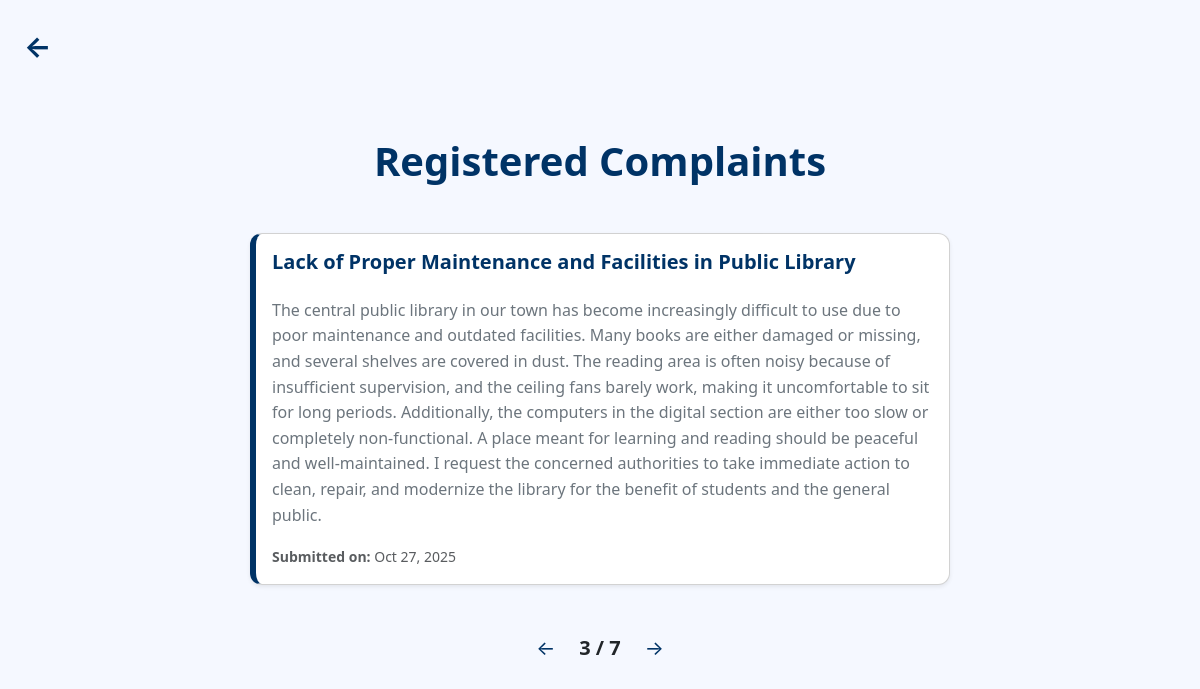
/complaints_list/?page=3 (signed in), run on an earlier commit of the app's database.
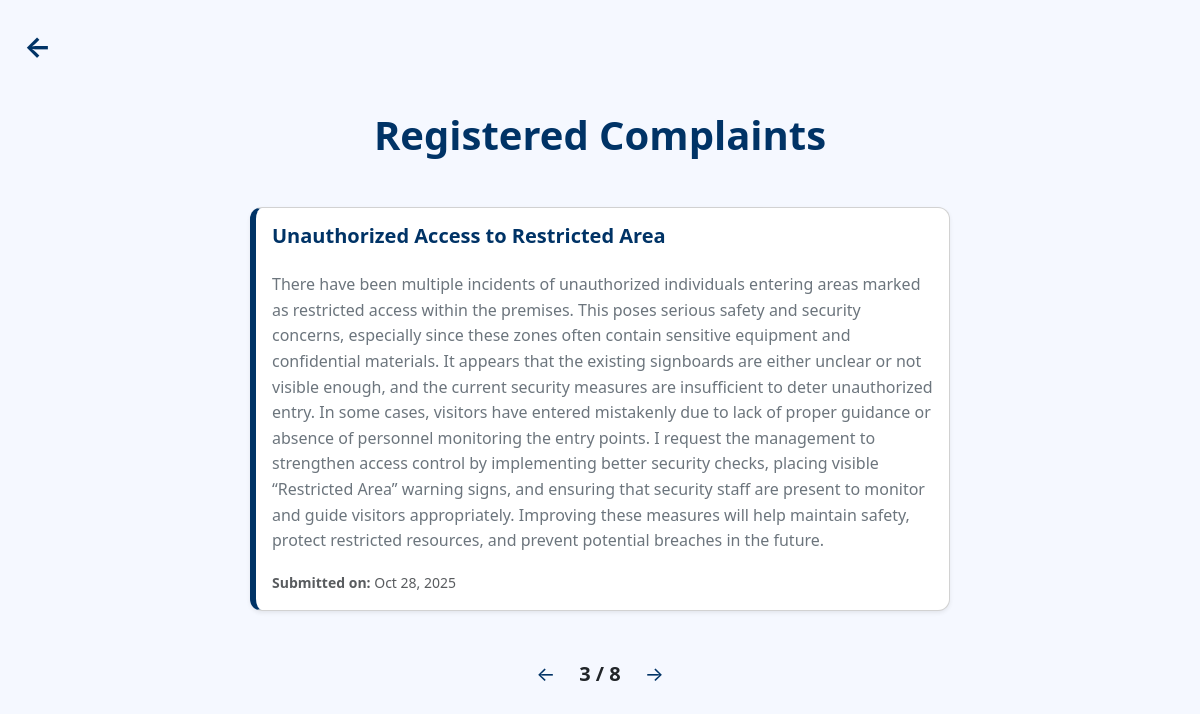
And on a later commit of the database.
### complaint_manager_app/models.py (models this page shows, shortened)
class Complaint(models.Model):
    STATUS_CHOICES = [
        ('pending','Pending'),
        ('in_progress','In progress'),
        ('resolved','Resolved'),
    ]
    user = models.ForeignKey(User, on_delete=models.CASCADE, null=True, blank=True)
    name = models.CharField(max_length=100)
    email = models.EmailField(max_length=100)
    subject = models.CharField(max_length=100)
    description = models.TextField()
    created_at = models.DateField(auto_now_add=True)
    updated_at = models.DateField(auto_now=True)
    status= models.CharField(max_length=20, choices=STATUS_CHOICES, default='pending')

### complaint_manager_app/views.py (the view)
# urls.py: path('complaints_list/', views.complaints_list,name="complaints_list"),
@login_required
def complaints_list(request):
    complaints = Complaint.objects.all().order_by('-id')
    paginator = Paginator(complaints, 1)
    page_number = request.GET.get('page')
    page_obj = paginator.get_page(page_number)
    return render(request, 'complaints_list.html', {'page_obj': page_obj})

### complaint_manager_app/templates/complaints_list.html (shortened to what this page needs)
{% extends "master.html" %}
{% load static %}
{% block content %}
<a href="{% url 'admin_dashboard' %}"
   class="text-decoration-none position-absolute top-0 start-0 m-4"
   style="font-weight: bold; font-size: 1.8rem; color:#003366;">←</a>
<div class="d-flex flex-column align-items-center justify-content-center py-5" style="min-height: 100vh; background-color: #f5f8ff;">
  <h1 class="fw-bold mb-5" style="color:#003366;">Registered Complaints</h1>
  <div class="w-100 d-flex flex-column align-items-center">
    {% if page_obj %}
      {% for x in page_obj %}
      <div class="card shadow-sm mb-4"
           style="width: 700px; border-left: 6px solid #003366; border-radius: 12px; background-color: #ffffff;">
        <div class="card-body">
          <h5 class="card-title fw-semibold mb-4" style="color:#003366;">{{ x.subject }}</h5>
          <p class="card-text text-secondary mb-3" style="line-height: 1.6;">{{ x.description }}</p>
          <p class="text-muted mb-0">
            <small><strong>Submitted on:</strong> {{ x.created_at|date:"M d, Y" }}</small>
          </p>
        </div>
      </div>
      {% endfor %}
    {% else %}
      <p class="text-center text-muted">No complaints found.</p>
    {% endif %}
  </div>
  <div class="d-flex justify-content-center align-items-center mt-4 fs-5">
    {% if page_obj.has_previous %}
      <a href="?page={{ page_obj.previous_page_number }}" class="text-decoration-none me-4" style="color:#003366;">←</a>
    {% endif %}
    <span class="fw-semibold text-dark">{{ page_obj.number }} / {{ page_obj.paginator.num_pages }}</span>
    {% if page_obj.has_next %}
      <a href="?page={{ page_obj.next_page_number }}" class="text-decoration-none ms-4" style="color:#003366;">→</a>
    {% endif %}
  </div>
</div>
{% endblock %}

What changed in the data, as far as the page shows it:
no longer on this page (row edited): Complaint: subject "Lack of Proper Maintenance and Facilities in Public Library", description "The central public library in our town has become increasingly difficult to use due to poor maintenance and outdated facilities. Many books are either damaged or missing, and several shelves are covered in dust. The reading area is often noisy because of insufficient supervision, and the ceiling fans barely work, making it uncomfortable to sit for long periods. Additionally, the computers in the digital section are either too slow or completely non-functional. A place meant for learning and reading should be peaceful and well-maintained. I request the concerned authorities to take immediate action to clean, repair, and modernize the library for the benefit of students and the general public.", created_at "Oct 27, 2025"
now on this page (row edited): Complaint: subject "Unauthorized Access to Restricted Area", description "There have been multiple incidents of unauthorized individuals entering areas marked as restricted access within the premises. This poses serious safety and security concerns, especially since these zones often contain sensitive equipment and confidential materials. It appears that the existing signboards are either unclear or not visible enough, and the current security measures are insufficient to deter unauthorized entry. In some cases, visitors have entered mistakenly due to lack of proper guidance or absence of personnel monitoring the entry points. I request the management to strengthen access control by implementing better security checks, placing visible “Restricted Area” warning…", created_at "Oct 28, 2025"
Also different on the page:
{{ page_obj.paginator.num_pages }}: "7" → "8"
